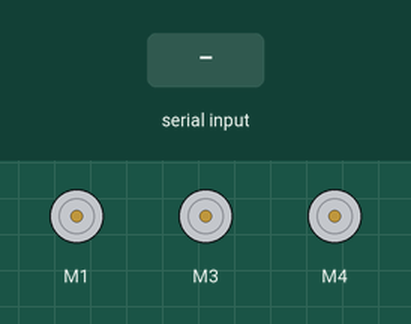
This sketch was run on a simulated Arduino Uno, built with avr-gcc and run on an emulated ATmega328P. Parts: 3 × DC motor (green arrow = forward, orange = backward, longer = faster). The test bench sets the inputs (shaded band). What the sketch prints to the serial monitor is not drawn.

Above: at 2.2 s.
2.3 s: "w" received over Serial
At 2.8 s:
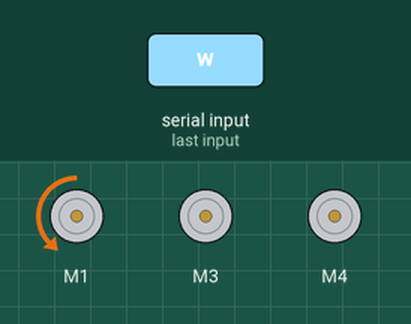
5.3 s: "r" received over Serial
At 6.77 s:
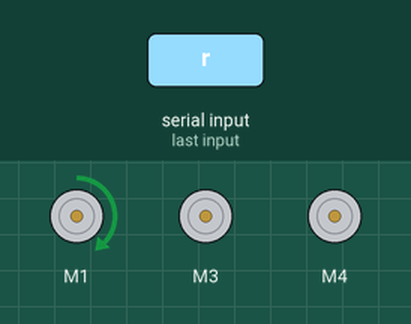
8.3 s: "l" received over Serial
11.3 s: "f" received over Serial
At 12.9 s:
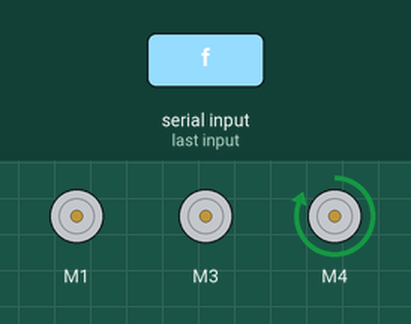
Timing chart, 0 to 16.9 s (numbered marks = the images above; inputs shaded):
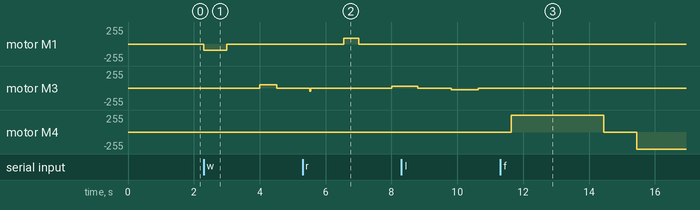

Measured:
- after the input at 2.3 s, motor M1: stopped → backward 90/255 at once, → stopped 0.70 s later; motor M3: stopped → forward 50/255 after 1.7 s, → stopped 0.51 s later
- after the input at 5.3 s, motor M1: stopped → forward 90/255 after 1.3 s, → stopped 0.45 s later
- after the input at 11.3 s, motor M4: stopped → forward 255/255 after 0.34 s, → stopped 2.8 s later, → backward 255/255 1.0 s later

The sketch:

cubesolver.ino
```cpp
#include <Wire.h>
#include <Adafruit_MotorShield.h>

const int armPower = 90;
const int basePower = 25;
const int baseCubePower = 50;
const int flipperPower = 255;
const int armExtendMovementDelay = 700;
const int armRetractMovementDelay = 450;
const int baseRightRotationDelay = 800;
const int baseLeftRotationDelay = 820;
const int baseRightCubeRotationDelay = 510;
const int baseLeftCubeRotationDelay = 510;
const int flipperUpRotationDelay = 2800;
const int flipperDownRotationDelay = 2100;

const int adjustRightDelay = 30;
const int adjustLeftDelay = 30;

#define ARM_MOTOR_NUMBER 1
#define BASE_MOTOR_NUMBER 3
#define FLIPPER_MOTOR_NUMBER 4
const int moveSplitDelay = 1000;
const boolean EXTEND = true;
const boolean RETRACT = false;
const boolean RIGHT = true;
const boolean LEFT = false;
const boolean UP = true;
const boolean DOWN = false;

Adafruit_MotorShield AFMS = Adafruit_MotorShield();
Adafruit_DCMotor *armm = AFMS.getMotor(ARM_MOTOR_NUMBER);
Adafruit_DCMotor *basem = AFMS.getMotor(BASE_MOTOR_NUMBER);
Adafruit_DCMotor *flipperm = AFMS.getMotor(FLIPPER_MOTOR_NUMBER);

boolean armExtended = false;

void arm(boolean extend) {
	armm->run(!extend ? FORWARD : BACKWARD);
	delay(extend ? armExtendMovementDelay : armRetractMovementDelay);
	armm->run(RELEASE);
	delay(moveSplitDelay);
	armExtended = extend;
}

void base(boolean right) {
        basem->setSpeed(armExtended ? baseCubePower : basePower);
	basem->run(right ? FORWARD : BACKWARD);
	delay(armExtended ? (right ? baseRightCubeRotationDelay : baseLeftCubeRotationDelay) : (right ? baseRightRotationDelay : baseLeftRotationDelay));
	basem->run(RELEASE);
	delay(moveSplitDelay);
}

void flip(boolean up) {
	flipperm->run(up ? FORWARD : BACKWARD);
	delay(up ? flipperUpRotationDelay : flipperDownRotationDelay);
	flipperm->run(RELEASE);
	delay(moveSplitDelay);
}

void adjust(boolean right) {
	basem->run(right ? FORWARD : BACKWARD);
	delay(right ? adjustRightDelay : adjustLeftDelay);
	basem->run(RELEASE);
	delay(moveSplitDelay);
}

void setup() {
	Serial.begin(9600);
	AFMS.begin();
	armm->setSpeed(armPower);
	basem->setSpeed(basePower);
	flipperm->setSpeed(flipperPower);
	armm->run(RELEASE);
	basem->run(RELEASE);
	flipperm->run(RELEASE);
	delay(1000);
	Serial.write('b');
}

void loop() {
	int instruction = Serial.read();
	if(instruction != -1) {
		Serial.write(instruction);
		switch (instruction) {
			case 'r':
				if (armExtended) {
					arm(RETRACT);
				}
				base(RIGHT);
				break;
			case 'l':
				if (armExtended) {
					arm(RETRACT);
				}
				base(LEFT);
				break;
			case 'f':
				if (armExtended) {
					arm(RETRACT);
				}
				flip(UP);
				flip(DOWN);
				arm(EXTEND);
				arm(RETRACT);
				break;
			case 'w':
				if (!armExtended) {
					arm(EXTEND);
				}
				base(RIGHT);
                                adjust(LEFT);
				break;
			case 'c':
				if (!armExtended) {
					arm(EXTEND);
				}
				base(LEFT);
                                adjust(RIGHT);
				break;
		}
	}
	delay(10);
}
```
